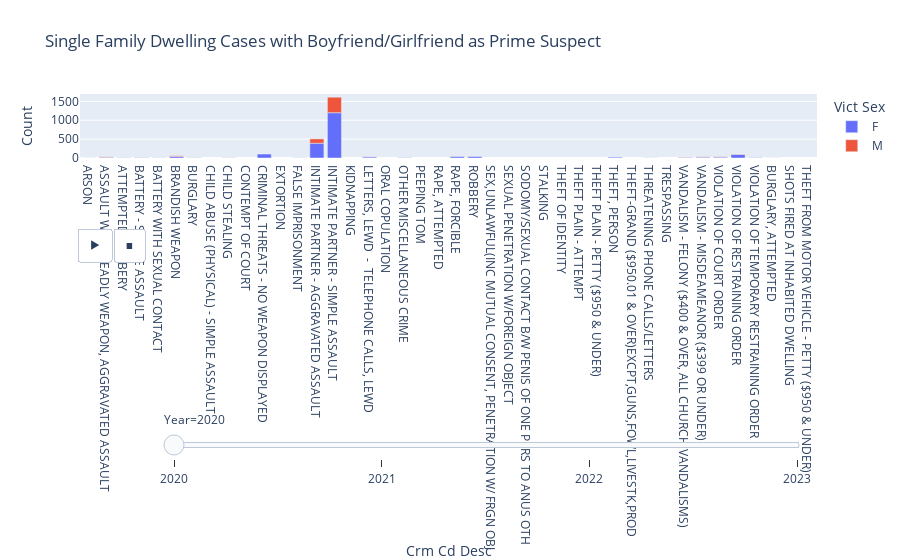

Notebook cell for this chart:
### Code cell
g3=df.loc[df['Premis Cd']==501 ]
g3 = g3[g3['Mocodes'].str.contains('1814')]
g3=g3.groupby(['DATE OCC','Crm Cd Desc','Vict Sex']).size().to_frame(name="Count").reset_index()
fig = px.bar(g3, x='Crm Cd Desc', y='Count', color='Vict Sex',animation_frame="DATE OCC",labels={'DATE OCC':'Year'}, animation_group="Count",title="Single Family Dwelling Cases with Boyfriend/Girlfriend as Prime Suspect")
fig['layout']['sliders'][0]['pad']=dict(l=10,r= 10, t= 250)
fig.update_layout(hovermode="x unified")
fig.show()

### Figure 1 — Plotly figure (JSON) as saved in the notebook; plotly's stock layout.template omitted (floating-point values rounded to 4 significant figures)
{"data": [{"alignmentgroup": "True", "hovertemplate": "Vict Sex=F<br>Year=2020<br>Crm Cd Desc=%{x}<br>Count=%{y}<extra></extra>", "ids": [1, 19, 7, 10, 5, 43, 12, 1, 2, 10, 105, 1, 4, 392, 1200, 1, 31, 2, 8, 1, 2, 37, 39, 4, 2, 2, 7, 1, 1, 19, 22, 7, 3, 4, 17, 23, 25, 97, 9], "legendgroup": "F", "marker": {"color": "#636efa", "pattern": {"shape": ""}}, "name": "F", "offsetgroup": "F", "orientation": "v", "showlegend": true, "textposition": "auto", "type": "bar", "x": ["ARSON", "ASSAULT WITH DEADLY WEAPON, AGGRAVATED ASSAULT", "ATTEMPTED ROBBERY", "BATTERY - SIMPLE ASSAULT", "BATTERY WITH SEXUAL CONTACT", "BRANDISH WEAPON", "BURGLARY", "CHILD ABUSE (PHYSICAL) - SIMPLE ASSAULT", "CHILD STEALING", "CONTEMPT OF COURT", "CRIMINAL THREATS - NO WEAPON DISPLAYED", "EXTORTION", "FALSE IMPRISONMENT", "INTIMATE PARTNER - AGGRAVATED ASSAULT", "INTIMATE PARTNER - SIMPLE ASSAULT", "KIDNAPPING", "LETTERS, LEWD  -  TELEPHONE CALLS, LEWD", "ORAL COPULATION", "OTHER MISCELLANEOUS CRIME", "PEEPING TOM", "RAPE, ATTEMPTED", "RAPE, FORCIBLE", "ROBBERY", "SEX,UNLAWFUL(INC MUTUAL CONSENT, PENETRATION W/ FRGN OBJ", "SEXUAL PENETRATION W/FOREIGN OBJECT", "SODOMY/SEXUAL CONTACT B/W PENIS OF ONE PERS TO ANUS OTH", "STALKING", "THEFT OF IDENTITY", "THEFT PLAIN - ATTEMPT", "THEFT PLAIN - PETTY ($950 & UNDER)", "THEFT, PERSON", "THEFT-GRAND ($950.01 & OVER)EXCPT,GUNS,FOWL,LIVESTK,PROD", "THREATENING PHONE CALLS/LETTERS", "TRESPASSING", "VANDALISM - FELONY ($400 & OVER, ALL CHURCH VANDALISMS)", "VANDALISM - MISDEAMEANOR ($399 OR UNDER)", "VIOLATION OF COURT ORDER", "VIOLATION OF RESTRAINING ORDER", "VIOLATION OF TEMPORARY RESTRAINING ORDER"], "xaxis": "x", "y": [1, 19, 7, 10, 5, 43, 12, 1, 2, 10, 105, 1, 4, 392, 1200, 1, 31, 2, 8, 1, 2, 37, 39, 4, 2, 2, 7, 1, 1, 19, 22, 7, 3, 4, 17, 23, 25, 97, 9], "yaxis": "y"}, {"alignmentgroup": "True", "hovertemplate": "Vict Sex=M<br>Year=2020<br>Crm Cd Desc=%{x}<br>Count=%{y}<extra></extra>", "ids": [11, 4, 16, 2, 1, 3, 2, 11, 1, 114, 411, 5, 1, 5, 2, 1, 2, 1, 1, 4, 2, 2, 1, 2, 6, 9, 7, 8, 1], "legendgroup": "M", "marker": {"color": "#EF553B", "pattern": {"shape": ""}}, "name": "M", "offsetgroup": "M", "orientation": "v", "showlegend": true, "textposition": "auto", "type": "bar", "x": ["ASSAULT WITH DEADLY WEAPON, AGGRAVATED ASSAULT", "BATTERY - SIMPLE ASSAULT", "BRANDISH WEAPON", "BURGLARY", "BURGLARY, ATTEMPTED", "CHILD STEALING", "CONTEMPT OF COURT", "CRIMINAL THREATS - NO WEAPON DISPLAYED", "FALSE IMPRISONMENT", "INTIMATE PARTNER - AGGRAVATED ASSAULT", "INTIMATE PARTNER - SIMPLE ASSAULT", "LETTERS, LEWD  -  TELEPHONE CALLS, LEWD", "ORAL COPULATION", "ROBBERY", "SEXUAL PENETRATION W/FOREIGN OBJECT", "SHOTS FIRED AT INHABITED DWELLING", "SODOMY/SEXUAL CONTACT B/W PENIS OF ONE PERS TO ANUS OTH", "STALKING", "THEFT FROM MOTOR VEHICLE - PETTY ($950 & UNDER)", "THEFT PLAIN - PETTY ($950 & UNDER)", "THEFT, PERSON", "THEFT-GRAND ($950.01 & OVER)EXCPT,GUNS,FOWL,LIVESTK,PROD", "THREATENING PHONE CALLS/LETTERS", "TRESPASSING", "VANDALISM - FELONY ($400 & OVER, ALL CHURCH VANDALISMS)", "VANDALISM - MISDEAMEANOR ($399 OR UNDER)", "VIOLATION OF COURT ORDER", "VIOLATION OF RESTRAINING ORDER", "VIOLATION OF TEMPORARY RESTRAINING ORDER"], "xaxis": "x", "y": [11, 4, 16, 2, 1, 3, 2, 11, 1, 114, 411, 5, 1, 5, 2, 1, 2, 1, 1, 4, 2, 2, 1, 2, 6, 9, 7, 8, 1], "yaxis": "y"}], "layout": {"barmode": "relative", "hovermode": "x unified", "legend": {"title": {"text": "Vict Sex"}, "tracegroupgap": 0}, "sliders": [{"active": 0, "currentvalue": {"prefix": "Year="}, "len": 0.9, "pad": {"l": 10, "r": 10, "t": 250}, "steps": [{"args": [["2020"], {"frame": {"duration": 0, "redraw": true}, "fromcurrent": true, "mode": "immediate", "transition": {"duration": 0, "easing": "linear"}}], "label": "2020", "method": "animate"}, {"args": [["2021"], {"frame": {"duration": 0, "redraw": true}, "fromcurrent": true, "mode": "immediate", "transition": {"duration": 0, "easing": "linear"}}], "label": "2021", "method": "animate"}, {"args": [["2022"], {"frame": {"duration": 0, "redraw": true}, "fromcurrent": true, "mode": "immediate", "transition": {"duration": 0, "easing": "linear"}}], "label": "2022", "method": "animate"}, {"args": [["2023"], {"frame": {"duration": 0, "redraw": true}, "fromcurrent": true, "mode": "immediate", "transition": {"duration": 0, "easing": "linear"}}], "label": "2023", "method": "animate"}], "x": 0.1, "xanchor": "left", "y": 0, "yanchor": "top"}], "title": {"text": "Single Family Dwelling Cases with Boyfriend/Girlfriend as Prime Suspect"}, "updatemenus": [{"buttons": [{"args": [null, {"frame": {"duration": 500, "redraw": true}, "fromcurrent": true, "mode": "immediate", "transition": {"duration": 500, "easing": "linear"}}], "label": "&#9654;", "method": "animate"}, {"args": [[null], {"frame": {"duration": 0, "redraw": true}, "fromcurrent": true, "mode": "immediate", "transition": {"duration": 0, "easing": "linear"}}], "label": "&#9724;", "method": "animate"}], "direction": "left", "pad": {"r": 10, "t": 70}, "showactive": false, "type": "buttons", "x": 0.1, "xanchor": "right", "y": 0, "yanchor": "top"}], "xaxis": {"anchor": "y", "domain": [0, 1], "title": {"text": "Crm Cd Desc"}}, "yaxis": {"anchor": "x", "domain": [0, 1], "title": {"text": "Count"}}}}
